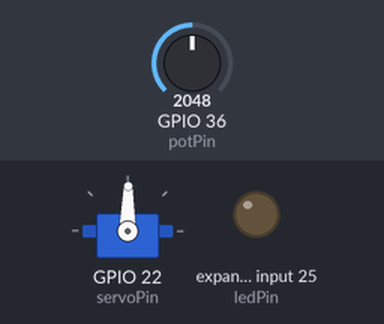
This sketch was run on a simulated ESP32. Shown: servo, output pins drawn as LEDs (lit = HIGH). The inputs (shaded band) are chosen by the test bench; at power-on: GPIO 36 (potPin) = 2048. What the sketch prints to the serial monitor is not drawn.

Above: at 1.2 s.
1.3 s: GPIO 36 (potPin) set to 491
At 1.7 s:
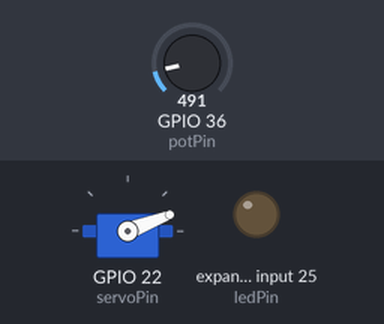
2.8 s: GPIO 36 (potPin) set to 0
At 4.0 s:
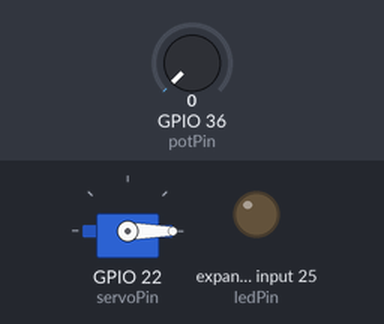
4.3 s: GPIO 36 (potPin) set to 1228
At 5.1 s:
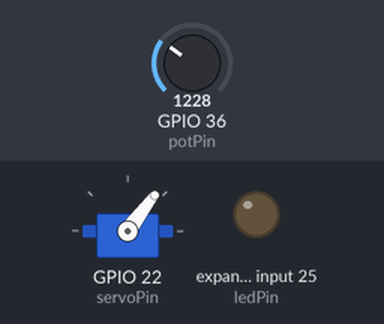
5.8 s: GPIO 36 (potPin) set to 2866
At 6.3 s:
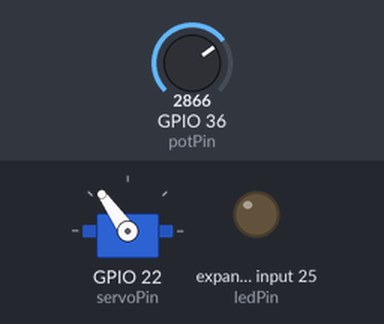
7.3 s: GPIO 36 (potPin) set to 3603
At 8.5 s:
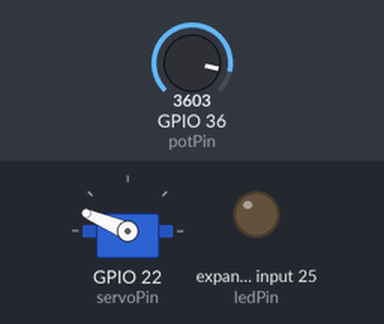
8.8 s: GPIO 36 (potPin) set to 2047
At 9.8 s:
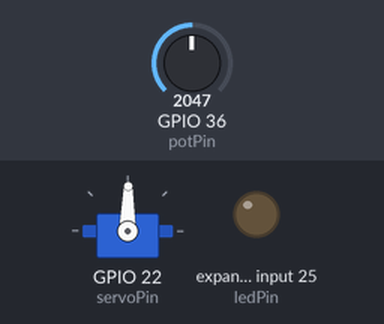
Timing chart, 0 to 11.8 s (numbered marks = the images above; inputs shaded):
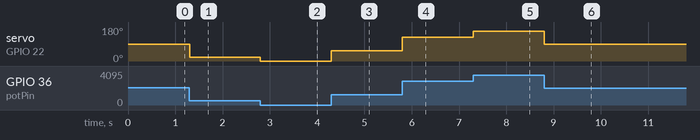

Measured:
- after the input at 1.3 s, servo on GPIO 22 (servoPin): 89° → 21° at once
- after the input at 2.8 s, servo on GPIO 22 (servoPin): 21° → 0° at once
- after the input at 4.3 s, servo on GPIO 22 (servoPin): 0° → 53° at once
- after the input at 5.8 s, servo on GPIO 22 (servoPin): 53° → 125° at once
- after the input at 7.3 s, servo on GPIO 22 (servoPin): 125° → 157° at once
- after the input at 8.8 s, servo on GPIO 22 (servoPin): 157° → 89° at once

The sketch:

analog_read.ino
```cpp
#include <ESP32Servo.h>

#define potPin 36
#define ledPin 121
#define servoPin 22
int potVal;
int freq;
int angle;
Servo myServo;

void setup() {
  pinMode(ledPin, OUTPUT);
  myServo.attach(servoPin);
  Serial.begin(115200);
}

void loop() {
  potVal = analogRead(potPin);
  Serial.print("potVal: ");
  Serial.println(potVal);

  angle = map(potVal, 0, 4095, 0, 179);
  myServo.write(angle);

  // freq = map(potVal, 0, 4095, 1, 40);
  // digitalWrite(ledPin, LOW);
  // delay(500/freq);
  // digitalWrite(ledPin, HIGH);
  // delay(500/freq);
}
```
